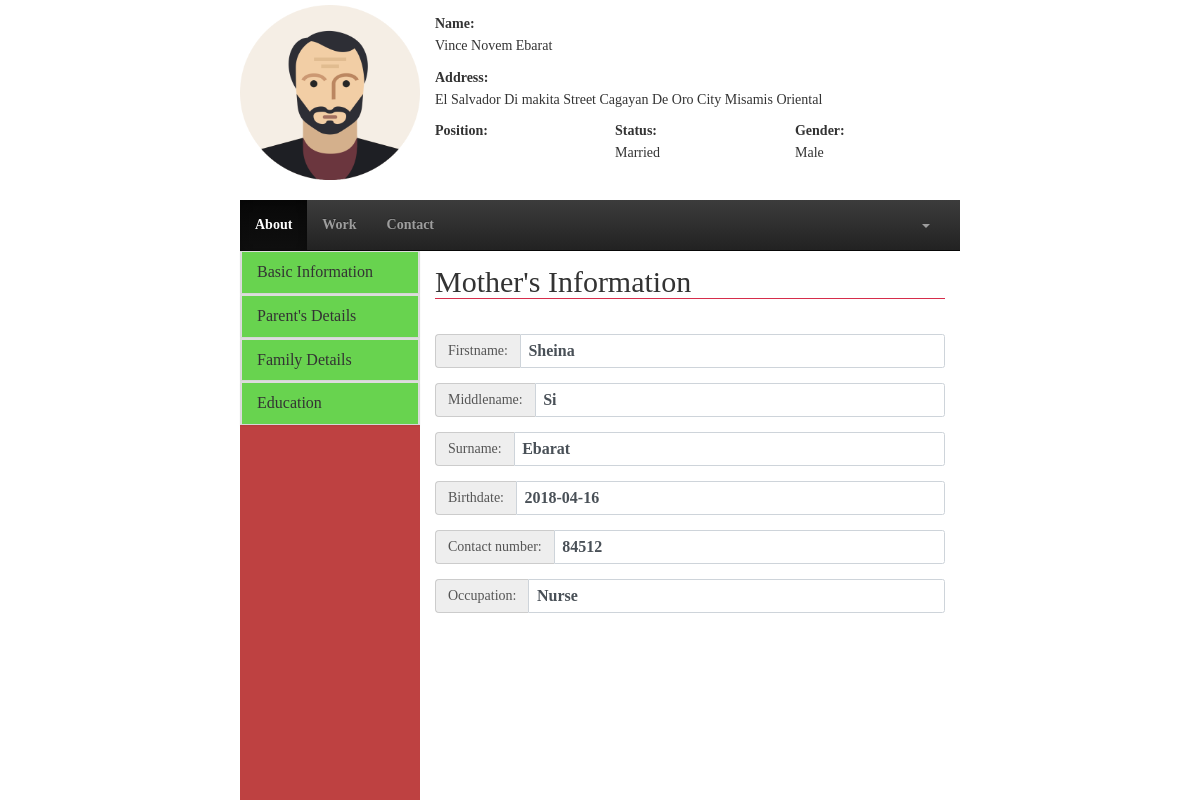
The page /user/about_mother.php?id=38 (signed in) on the database its author committed.
### tables this page shows
CREATE TABLE `current_address` (
  `staff_id` bigint(20) DEFAULT NULL,
  `addOne` varchar(50) DEFAULT NULL,
  `addTwo` varchar(50) DEFAULT NULL,
  `addTre` varchar(50) DEFAULT NULL,
  `state` varchar(50) NOT NULL,
  `city` varchar(50) NOT NULL,
  `country` varchar(50) NOT NULL,
  `postCode` int(11) NOT NULL
);

CREATE TABLE `staff` (
  `staff_id` bigint(20) NOT NULL,
  `fname` varchar(50) NOT NULL,
  `mname` varchar(50) DEFAULT NULL,
  `lname` varchar(50) NOT NULL,
  `birthdate` date NOT NULL,
  `cellnum` varchar(50) NOT NULL,
  `telnum` varchar(50) DEFAULT NULL,
  `email` varchar(50) NOT NULL,
  `status` varchar(50) NOT NULL,
  `gender` varchar(50) NOT NULL,
  `type` varchar(50) NOT NULL,
  `department` varchar(50) NOT NULL,
  `password` varchar(50) NOT NULL
);

CREATE TABLE `family_details` (
  `staff_id` bigint(20) DEFAULT NULL,
  `fathers_fname` varchar(50) DEFAULT NULL,
  `fathers_mname` varchar(50) NOT NULL,
  `fathers_lname` varchar(50) NOT NULL,
  `mothers_fname` varchar(50) DEFAULT NULL,
  `mothers_mname` varchar(50) NOT NULL,
  `mothers_lname` varchar(50) NOT NULL,
  `fathers_birthdate` date DEFAULT NULL,
  `mothers_birthdate` date DEFAULT NULL,
  `fathers_occupation` varchar(50) NOT NULL,
  `mothers_occupation` varchar(50) NOT NULL,
  `fathers_contnum` varchar(50) NOT NULL,
  `mothers_contnum` varchar(50) NOT NULL,
  `status` varchar(50) NOT NULL,
  `siblings` int(11) DEFAULT NULL,
  `spouse_fname` varchar(50) DEFAULT NULL,
  `spouse_mname` varchar(50) NOT NULL,
  `spouse_lname` varchar(50) NOT NULL,
  `spouse_birthdate` date NOT NULL,
  `spouse_contnum` varchar(50) NOT NULL,
  `spouse_occupation` varchar(50) NOT NULL,
  `numOfChildren` int(11) DEFAULT NULL
);

### user/about_mother.php (the view, shortened to what this page needs)
<!DOCTYPE html>
<html lang="en">
	<head>
		<link rel="stylesheet" href="css/bootstrap.css">
		<link rel="stylesheet" href="css/stylesheet.css">
		<link rel="stylesheet" href="css/bootstrap-theme.css">
	</head>
	<body>
		<div class="row-3">
			<div class="container-sides">
				<div class="col-12">
					<?php
						$space = " ";
						$id = $_GET['id'];
						include_once("action/session.php");
						$query = "SELECT staff.staff_id, staff.fname, staff.mname, staff.lname, staff.status, staff.gender, staff.type, staff.department, staff.password, current_address.staff_id, current_address.addOne, current_address.addTwo, current_address.addTre, current_address.state, current_address.city FROM staff INNER JOIN current_address ON staff.staff_id = current_address.staff_id WHERE staff.staff_id = '$id'";
						$result = mysqli_query($connect,$query);
						if(mysqli_num_rows($result) > 0){
							while($row = mysqli_fetch_assoc($result)):
					?>
								<form action="">
									<div class="col-3 text-center">
										<img src="img/avatar.png" alt="" style="width:180px;height: 180px;padding-top: 5px; ">
									</div>
									<div class="col-9">
										<div class="row-4">
											<div class="container">
												<label>Name:</label>
												<h5><?php echo $row['fname'].$space.$row['mname'].$space.$row['lname'] ?></h5>
											</div>
										</div>
										<div class="row-4">
											<div class="container">
												<label>Address:</label>
												<h5><?php echo $row['addOne'].$space.$row['addTwo'].$space.$row['addTre'].$space.$row['city'].$space.$row['state'] ?></h5>
											</div>
										</div>
										<div class="row-4">
											<div class="col-4 container">
												<label>Position:</label>
											</div>
											<div class="col-4 container">
												<label>Status:</label>
												<h5><?php echo $row['status'] ?></h5>
											</div>
											<div class="col-4 container">
												<label>Gender:</label>
												<h5><?php echo $row['gender'] ?></h5>
											</div>
										</div>
									</div>
								</form>
					<?php endwhile;} ?>
				</div>
			</div>
		</div>
		<div class="row-9">
			<div class="container-sides">
				<div class="col-12">
					<div class="row-1">
						<div class="">
							<nav class="navbar navbar-inverse navbar-static-top">
								<div class="collapse navbar-collapse navHeaderCollapse">
									<ul class="nav navbar-nav navbar-left">
										<li class="active"><a href="about_me.php<?php echo '?id='.$id.''?>">About</a></li>
										<li><a href="work_details.php<?php echo '?id='.$id.''?>">Work</a></li>
										<li><a href="contact_person.php<?php echo '?id='.$id.''?>">Contact</a></li>
									</ul>
									<ul class="nav navbar-nav navbar-right" style="margin-right: 15px;">
										<li>
											<a href="" class="dropdown-toggle" data-toggle="dropdown"><b class="caret"></b></a>
										</li>
									</ul>
								</div>
							</nav>
						</div>
					</div>
					<div class="row-11">
						<div class="col-3" style="background-color: #be4141;">
							<div class="panel-group">
								<div class="panel panel-default">
									<div class="panel panel-heading">
										<h4 class="panel-title"><a href="#collapse1" data-toggle="collapse">Basic Information</a></h4>
									</div>
								</div>
							</div>
							<div class="panel-group">
								<div class="panel panel-default">
									<div class="panel panel-heading">
										<h4 class="panel-title"><a href="#collapse2" data-toggle="collapse">Parent's Details</a></h4>
									</div>
								</div>
							</div>
							<div class="panel-group">
								<div class="panel panel-default">
									<div class="panel panel-heading">
										<h4 class="panel-title"><a href="#collapse3" data-toggle="collapse">Family Details</a></h4>
									</div>
								</div>
							</div>
							<div class="panel-group">
								<div class="panel panel-default">
									<div class="panel panel-heading">
										<h4 class="panel-title"><a href="#collapse4" data-toggle="collapse">Education</a></h4>
									</div>
								</div>
							</div>
						</div>
						<div class="col-9">
							<div class="row-12">
								<?php
									$id = $_GET['id'];
									include_once("action/session.php");
									$query = "SELECT * FROM family_details WHERE staff_id = '$id'";
									$result = mysqli_query($connect,$query);
									if(mysqli_num_rows($result) > 0){
										while($row = mysqli_fetch_assoc($result)):
								?>
									<form action="">
										<div class="container form-group">
											<legend><h2>Mother's Information</h2></legend>
										</div>
										<div class="container form-group form-horizontal">
											<div class="inputGroupContainer">
												<div class="input-group">
													<span class="input-group-addon">Firstname:</span>
													<span class='form-control'><?php echo $row['mothers_fname'] ?></span>
												</div>
											</div>
										</div>
										<div class="container form-group form-horizontal">
											<div class="inputGroupContainer">
												<div class="input-group">
													<span class="input-group-addon">Middlename:</span>
													<span class='form-control'><?php echo $row['mothers_mname'] ?></span>
												</div>
											</div>
										</div>
										<div class="container form-group form-horizontal">
											<div class="inputGroupContainer">
												<div class="input-group">
													<span class="input-group-addon">Surname:</span>
													<span class='form-control'><?php echo $row['mothers_lname'] ?></span>
												</div>
											</div>
										</div>
										<div class="container form-group form-horizontal">
											<div class="inputGroupContainer">
												<div class="input-group">
													<span class="input-group-addon">Birthdate:</span>
													<span class='form-control'><?php echo $row['mothers_birthdate'] ?></span>
												</div>
											</div>
										</div>
										<div class="container form-group form-horizontal">
											<div class="inputGroupContainer">
												<div class="input-group">
													<span class="input-group-addon">Contact number:</span>
													<span class='form-control'><?php echo $row['mothers_contnum'] ?></span>
												</div>
											</div>
										</div>
										<div class="container form-group form-horizontal">
											<div class="inputGroupContainer">
												<div class="input-group">
													<span class="input-group-addon">Occupation:</span>
													<span class='form-control'><?php echo $row['mothers_occupation'] ?></span>
												</div>
											</div>
										</div>
									</form>
								<?php endwhile;} ?>
							</div>
						</div>
					</div>
				</div>
			</div>
		</div>
	</body>
</html>

### user/css/stylesheet.css (style rules this page uses)
.col-3 { width: 25%;height: 100%; }
.col-4 { width: 33.3333%;height: 100%; }
.col-9 { width: 75%;height: 100%; }
.col-12 { width: 100%;height: 100%; }
.row-1 { height: 8.3333%;width: 100%; }
.row-3 { height: 25%;width: 100%; }
.row-4 { height: 33.3333%;width: 100%; }
.row-9 { height: 75%;width: 100%; }
.row-11 { height: 91.6666%;width: 100%; }
.row-12 { height: 100%;width: 100%; }
.row-1, .row-2, .row-3, .row-4, .row-5, .row-6, .row-7, .row-8, .row-9, .row-10, .row-11, .row-12 { position: relative; float: left; }
.col-1, .col-2, .col-3, .col-4, .col-5, .col-6, .col-7, .col-8, .col-9, .col-10, .col-11, .col-12 { position: relative; float: left; }
html,body { height: 100% !important; width: 100% !important; font-family: masaya; font-weight: bold; }
.container-sides { width: 60%; height: 100%; margin-right: auto; margin-left: auto; }
* { padding: 0; margin: 0; text-decoration: none; list-style: none; line-height: 1.3; }
h1,h2,h3,h4,h5,h6 { padding: 0 !important; margin: 0 !important; }
a { color: inherit; text-decoration: none; list-style-type: none; }
label { display: inline-block; margin-bottom: .5rem; }
.text-center { text-align: center; }

### rows shown on the page
current_address: staff_id.fname "Vince", staff_id.mname "Novem", staff_id.lname "Ebarat", addOne "El Salvador", addTwo "Di makita", addTre "Street", city "Cagayan De Oro City", state "Misamis Oriental", staff_id.status "Married", staff_id.gender "Male"
family_details: mothers_fname "Sheina", mothers_mname "Si", mothers_lname "Ebarat", mothers_birthdate "2018-04-16", mothers_contnum "84512", mothers_occupation "Nurse"
